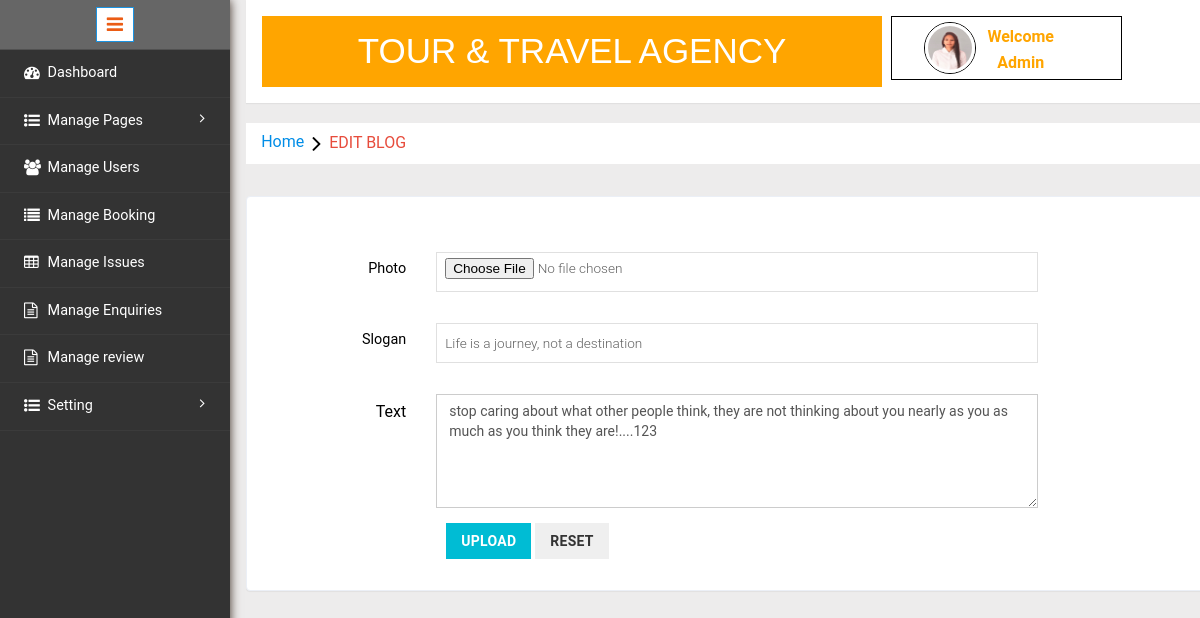
/admin/admin_edit_blog.php?id=1, run on the app's committed database.
### tables this page shows
CREATE TABLE `admin1` (
  `id` int(11) NOT NULL,
  `UserName` varchar(100) DEFAULT NULL,
  `Password` varchar(100) DEFAULT NULL,
  `profile_photo` varchar(255) DEFAULT NULL
);

CREATE TABLE `blog` (
  `id` int(11) NOT NULL,
  `photo` varchar(255) NOT NULL,
  `slogan` varchar(255) NOT NULL,
  `texts` varchar(455) NOT NULL,
  `admindate` date NOT NULL,
  `status` char(100) DEFAULT 'by admin'
);

### admin/admin_edit_blog.php (the view, shortened to what this page needs)
<?php
include_once("../conection.php");
mysqli_select_db($con,"tms");
include_once("includes/sidebarmenu.php");
$id = $_REQUEST['id'];
$q3 = "select * from blog where id='$id'";
$result2 = mysqli_query($con, $q3);
?>
<body>
<div class="page-container">
<div class="left-content">
	   <div class="mother-grid-inner">
        <?php
        include_once("includes/header.php");
        ?>
</div>
<?php
while($r2=mysqli_fetch_array($result2)) {
?>
    <ol class="breadcrumb">
                <li class="breadcrumb-item"><a href="dashboard.php" style="background-color:white;">Home</a><i class="fa fa-angle-right"></i>EDIT BLOG</li>
            </ol>
            <div class="grid-form">
<div class="grid-form1">
<div class="panel-body">
<form  method="post" class="form-horizontal" >
                      <div class="form-group">
                          <label class="col-md-2 control-label">Photo</label>
                          <div class="col-md-8">
                              <div class="input-group">
                                  <input type="file" name="p" class="form-control1"  required="" value="<?php echo $r2[1] ?>" >
                              </div>
                          </div>
                      </div>
                      <div class="form-group">
                          <label class="col-md-2 control-label">Slogan</label>
                          <div class="col-md-8">
                              <div class="input-group">
                                  <input type="text" name="sl" class="form-control1" required="" value="<?php echo $r2[2] ?>">
                              </div>
                          </div>
                      </div>
                      <div class="form-group">
									<label for="focusedinput" class="col-sm-2 control-label">Text</label>
									<div class="col-sm-8">
										<textarea class="form-control" rows="5" cols="50" name="txt"  required  ><?php echo $r2[3] ?></textarea>
									</div>
								</div>
                      <div class="col-sm-8 col-sm-offset-2">
              <button type="submit" name="submit" class="btn-primary btn">Upload</button>
              <button type="reset" class="btn-inverse btn">Reset</button>
          </div>
      </div>
                  </div>
</div>
</div>
</div>
<?php
}
?>

### admin/includes/header.php (shortened to what this page needs)
<html>
<link href="css/bootstrap.min.css" rel='stylesheet' type='text/css' />
<link href="css/style1.css" rel='stylesheet' type='text/css' />
<link rel="stylesheet" href="css/morris.css" type="text/css"/>
<link href="css/font-awesome.css" rel="stylesheet">
<link rel="stylesheet" type="text/css" href="css/table-style.css" />
<link rel="stylesheet" type="text/css" href="css/basictable.css" />
    <body>
<div class="header-main">
					<div class="logo-w3-agile" style="background-color:orange;">
								<h1><a href="dashboard.php" style="background-color:orange;">TOUR & TRAVEL AGENCY</a></h1>
							</div>
						<div class="profile_details w3l" style="background-color:white; border:1px solid black;">
								<ul>
									<li class="dropdown profile_details_drop" >
										<a href="#" class="dropdown-toggle" data-toggle="dropdown" aria-expanded="false" style="background-color:white;">
										<?php
										$sql="select * from admin1";
										$r=mysqli_query($con,$sql);
										while($a=mysqli_fetch_array($r))
									{
										?>
										<div class="profile_img">
												<span class="prfil-img" style="border:1px solid black; border-radius:50%;"><img src="../images/<?php echo $a[3];?>" alt=""> </span>
												<div class="user-name">
													<p style="color:orange;" >Welcome</p>
													<p style="color:orange;"><?php echo $a[1];?></p>
												</div>
												<?php
									}
									?>
									</li>
								</ul>
							</div>
				</div>
</body>
   </html>

### data on the page
admin1: profile_photo (picture), UserName "Admin"
blog: sl "Life is a journey, not a destination", txt "stop caring about what other people think, they are not thinking about you nearly as you as much as you think they are!....123"
